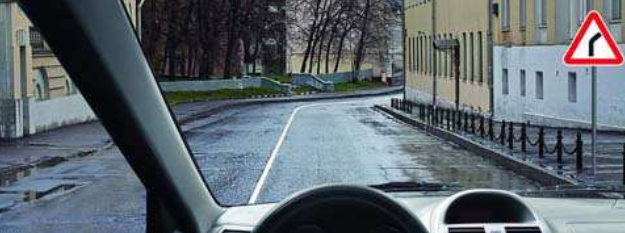
#> input picture pics/im1.png, 625 x 233 px
$ python -i sign_recognition_v2.py   (imports and definitions only)   (Python 2 division)
#> lines starting #> are read from the running program, lines starting #| are printed output that depends on the picture
import cv2
import numpy as np
from PIL import Image
import matplotlib.pyplot as plt

def show(img):
    plt.imshow(img)
    plt.show()

import webcolors

def closest_colour(requested_colour):
    min_colours = {}
    for key, name in webcolors.CSS3_HEX_TO_NAMES.items():
        r_c, g_c, b_c = webcolors.hex_to_rgb(key)
        rd = (r_c - requested_colour[0]) ** 2
        gd = (g_c - requested_colour[1]) ** 2
        bd = (b_c - requested_colour[2]) ** 2
        min_colours[(rd + gd + bd)] = name
    return min_colours[min(min_colours.keys())]

def get_colour_name(requested_colour):
    try:
        closest_name = actual_name = webcolors.rgb_to_name(requested_colour)
    except ValueError:
        closest_name = closest_colour(requested_colour)
        actual_name = None
    return actual_name, closest_name


def sign(imga, color, dop_area = False, mask = None):
    sign_flag=False
    img=cv2.imread(imga)
    target_color = color
    img_hsv=cv2.cvtColor(img, cv2.COLOR_BGR2HSV)
    if mask is None:
        if target_color=='red':
            # lower mask (0-10)
            lower_red = np.array([0,50,50])
            upper_red = np.array([10,255,255])
            mask0 = cv2.inRange(img_hsv, lower_red, upper_red)

            # upper mask (170-180)
            lower_red = np.array([170,50,50])
            upper_red = np.array([180,255,255])
            mask1 = cv2.inRange(img_hsv, lower_red, upper_red)
            mask = mask0+mask1

        if target_color=='blue':
            # lower mask (0-10)
            lower_blue = np.array([84,100,100])
            upper_blue = np.array([104,255,255])
            mask2 = cv2.inRange(img_hsv, lower_blue, upper_blue)

            #upper mask (170-180)
            lower_blue1 = np.array([110,50,50])
            upper_blue1 = np.array([130,255,255])
            mask3 = cv2.inRange(img_hsv, lower_blue1, upper_blue1)

            lower_blue = np.array([124,50,50])
            upper_blue = np.array([144,255,255])
            mask4 = cv2.inRange(img_hsv, lower_blue, upper_blue)

            # join my masks
            mask = mask2+mask3+mask4
    #show(mask)
    font = cv2.FONT_HERSHEY_COMPLEX
    img = cv2.imread(imga, cv2.IMREAD_GRAYSCALE)
    threshold = mask
    contours, _ = cv2.findContours(threshold, cv2.RETR_TREE, cv2.CHAIN_APPROX_SIMPLE)

    for cnt in contours:
        approx = cv2.approxPolyDP(cnt, 0.01*cv2.arcLength(cnt, True), True)
        img = cv2.imread(imga, cv2.IMREAD_GRAYSCALE)
        cv2.drawContours(img, [approx], 0, (0), 5)
        #x = approx.ravel()[0]
        #y = approx.ravel()[1]
        #show(img)
    max_count = []
    max_len = 0
    for count in contours:
        x, y, w, h = cv2.boundingRect(count)
        if len(count)>max_len and w/h<1.5 and h/w<2:
            max_len = len(count)
            max_count = count
    img = cv2.imread(imga)
    try:
        cv2.drawContours(img, [max_count], 0, (0), 5)
        #show(img)
        image=cv2.imread(imga)
        rgb_img = cv2.cvtColor(image, cv2.COLOR_BGR2RGB)
        x, y, w, h = cv2.boundingRect(max_count)
        if dop_area:
            y_new, h_new = y+h, int(h/2)
            x_new, w_new = x, w
            #show(rgb_img[y+h:y+h+int(h/2),x:x+w])
    except:
        return None

    col = 0
    if target_color == 'blue':
        for i in range(w):
            for j in range(h):
                if 'blue' in closest_colour(rgb_img[y+j][x+i]) or 'violet' in closest_colour(rgb_img[y+j][x+i]):
                    col+=1
        if col/(w*h)>0.2 and h > 30:
            #show(rgb_img[y:y+h,x:x+w])
            x_coord = int((2*max_count.ravel()[0]+w)/2)
            y_coord = int((2*max_count.ravel()[1]+h)/2)
            sign_flag=True
            #print(x,y)
            cv2.fillPoly(mask, pts =[max_count], color=(0,0,0))
            #show(mask)
            return mask, rgb_img[y:y+h,x:x+w], (x_coord,y_coord)
        else:
            #print("Sorry, no sign found")
            return None
    if target_color == 'red':
        for i in range(w):
            for j in range(h):
                if 'ros' in closest_colour(rgb_img[y+j][x+i]) or 'pink' in closest_colour(rgb_img[y+j][x+i]) or 'red' in closest_colour(rgb_img[y+j][x+i]) or 'tomato' in closest_colour(rgb_img[y+j][x+i]):
                    col+=1
        #print(col/(w*h))
        if col/(w*h)>0.12 and h > 30:
            #show(rgb_img[y:y+h,x:x+w])
            x_coord = int((2*max_count.ravel()[0]+w)/2)
            y_coord = int((2*max_count.ravel()[1]+h)/2)
            sign_flag=True
            cv2.fillPoly(mask, pts =[max_count], color=(0,0,0))
            #print(x,y)
            return mask, rgb_img[y:y+h,x:x+w], (x_coord,y_coord)
        else:
            #print("Sorry, no sign found")
            return None
    if dop_area and sign_flag:
        #x_new, y_new, w_new, h_new = x, y+h, w, int(h/2)
        col = 0
        for i in range(w_new):
            for j in range(h_new):
                if 'gray' in closest_colour(rgb_img[y_new+j][x_new+i]) or 'white' in closest_colour(rgb_img[y_new+j][x_new+i]) or 'snow' in closest_colour(rgb_img[y_new+j][x_new+i]) or 'black' in closest_colour(rgb_img[y_new+j][x_new+i]):
                    col+=1
        if col/(w_new*h_new)>0.4:
            show(rgb_img[y_new:y_new+h_new,x_new:x_new+w_new])


def get_imgs_of_signs(test_img):
    list_of_signs = []
    imgs_of_signs = []
    for color in ['red', 'blue']:
        mask = None
        s = sign(test_img, color)
        while True:
            if s is not None:
                list_of_signs.append((s[1], s[2]))
                s = sign(test_img, color, mask = s[0])
            else:
                break
        if len(list_of_signs)== 0:
            continue
        if len(list_of_signs)>1:
            list_of_signs = sorted(list_of_signs, key = lambda k : (k[1][0]))
            a = np.array([sign[1][1] for sign in list_of_signs])
            min_diff = np.diff(np.unique(a)).min()
            if min_diff < 4:
                imgs_of_signs = [sign[0] for sign in list_of_signs]
                #print(len(imgs_of_signs))
                result = imgs_of_signs[0]
                #show(result)
                #print('begin')
                for i in range(1, len(imgs_of_signs)):
                    result = result[0:min(result.shape[0],imgs_of_signs[i].shape[0]),]
                    #show(result)
                    result = np.concatenate((result, imgs_of_signs[i][0:result.shape[0],0:result.shape[1]]), axis=1)
                imgs_of_signs = [result]
                #show(list_of_signs[0])
        else:
            imgs_of_signs=[sign[0] for sign in list_of_signs]
    return imgs_of_signs

>>> import cv2
>>> picture = cv2.imread('pics/im1.png', cv2.IMREAD_GRAYSCALE)
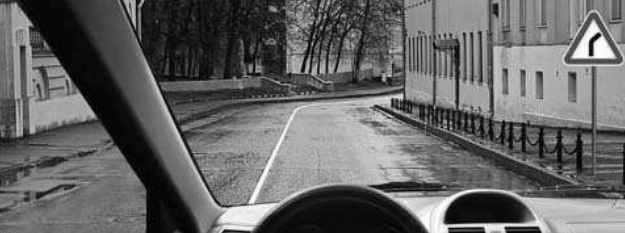
#> picture: shape (233, 625); min 0, max 254, mean 100.8
>>> result = get_imgs_of_signs(picture)
#> (the run stopped early here; a loop or call above may not have finished)

$ run again, on pics/im10.png
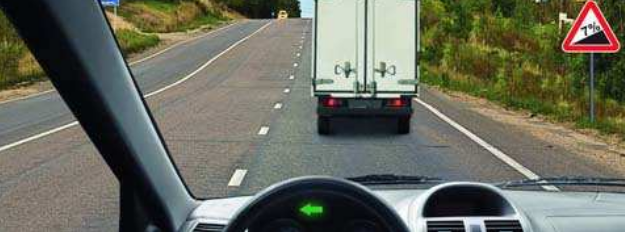
#> input picture pics/im10.png, 625 x 232 px
#> `picture = cv2.imread('pics/im1.png', cv2.IMREAD_GRAYSCALE)`:
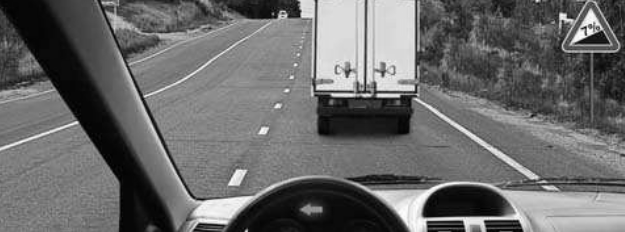
#> picture: shape (232, 625); min 0, max 254, mean 105.5

$ run again, on pics/im11.png
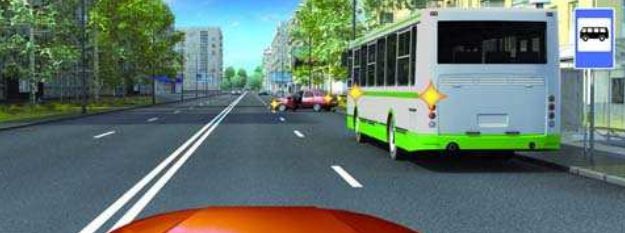
#> input picture pics/im11.png, 625 x 233 px
#> `picture = cv2.imread('pics/im1.png', cv2.IMREAD_GRAYSCALE)`:
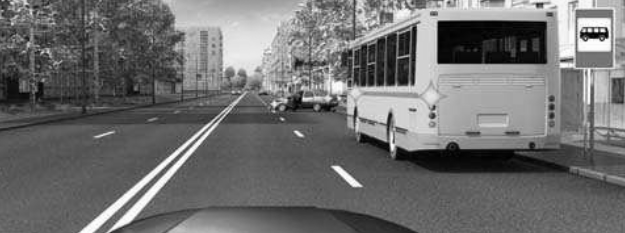
#> picture: shape (233, 625); min 0, max 255, mean 110.8

$ run again, on pics/im14.png
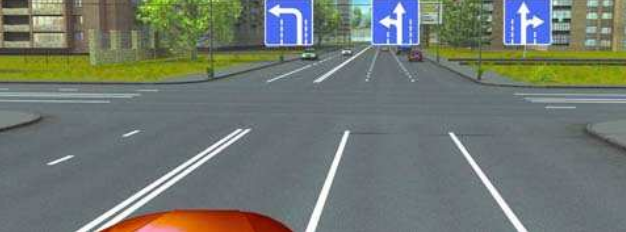
#> input picture pics/im14.png, 626 x 232 px
#> `picture = cv2.imread('pics/im1.png', cv2.IMREAD_GRAYSCALE)`:
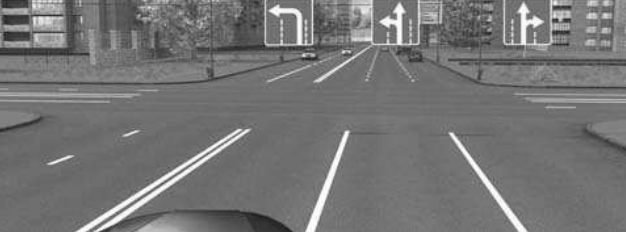
#> picture: shape (232, 626); min 23, max 254, mean 116.8
